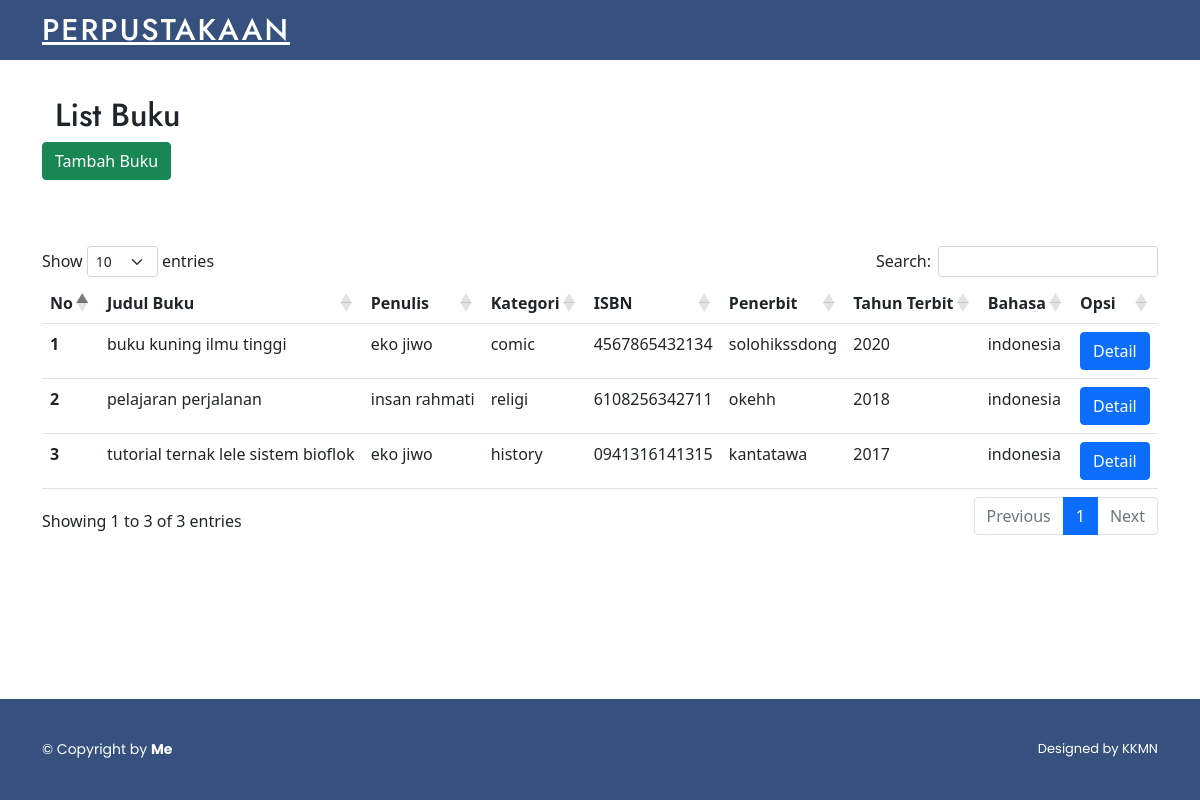
The page / on the database its author committed.
### books/models.py (models this page shows, shortened)
class Book(models.Model):
    title = models.CharField(max_length=200)
    author = models.ForeignKey(Author, on_delete=models.CASCADE)
    description = models.TextField()
    category = models.ForeignKey(Category, on_delete=models.SET_NULL, null=True)
    isbn = models.CharField(max_length=13, unique=True)
    publisher = models.CharField(max_length=100)
    publication_date = models.DateField()
    num_pages = models.IntegerField()
    language = models.CharField(max_length=50)
    pdf = models.FileField(upload_to='books/pdfs/')
    cover = models.ImageField(upload_to='books/covers/', null=True, blank=True)
    created_at = models.DateTimeField(default=timezone.now)
    updated_at = models.DateTimeField(auto_now=True)

class Author(models.Model):
    first_name = models.CharField(max_length=100)
    last_name = models.CharField(max_length=100)
    biography = models.TextField(null=True, blank=True)

class Category(models.Model):
    name = models.CharField(max_length=100)

### books/views.py (the view)
# urls.py: path('', views.book_list, name='book_list'),
def book_list(request):
    books = Book.objects.all()
    return render(request, 'book_list.html', {'books':books})

### templates/book_list.html (shortened to what this page needs)
<!doctype html>
<html lang="en">
  <head>
  <link rel="stylesheet" href="https://cdn.datatables.net/1.12.1/css/dataTables.bootstrap5.min.css">
  <link href="static/assets/vendor/aos/aos.css" rel="stylesheet">
  <link href="static/assets/vendor/bootstrap/css/bootstrap.min.css" rel="stylesheet">
  <link href="static/assets/vendor/bootstrap-icons/bootstrap-icons.css" rel="stylesheet">
  <link href="static/assets/vendor/boxicons/css/boxicons.min.css" rel="stylesheet">
  <link href="static/assets/vendor/glightbox/css/glightbox.min.css" rel="stylesheet">
  <link href="static/assets/vendor/remixicon/remixicon.css" rel="stylesheet">
  <link href="static/assets/vendor/swiper/swiper-bundle.min.css" rel="stylesheet">
  <link href="static/assets/css/style.css" rel="stylesheet">
  <link href="https://cdn.jsdelivr.net/npm/bootstrap@5.1.3/dist/css/bootstrap.min.css" rel="stylesheet">
  </head>
  <body>
    <header id="header" class="fixed-top " style="background-color: #37517e;">
      <div class="container d-flex align-items-center" >
        <h1 class="logo me-auto"><a href="/">Perpustakaan</a></h1>
      </div>
    </header>
    <br><br>
    <div class="container mt-5">
        <h2 style="margin-left: 13px;">List Buku</h2>
        <div class="mb-3">
            <a href="{% url 'books:book_create' %}" class="btn btn-success">Tambah Buku</a>
        </div>
        <section style="padding-top: 50px; width: 100%; height: 100%; background-color: white;">
            <div class="table-responsive">
                <table class="table table-hover data_table" id="data_table">
                    <thead>
                        <tr>
                            <th scope="col">No</th>
                            <th scope="col">Judul Buku</th>
                            <th scope="col">Penulis</th>
                            <th scope="col">Kategori</th>
                            <th scope="col">ISBN</th>
                            <th scope="col">Penerbit</th>
                            <th scope="col">Tahun Terbit</th>
                            <th scope="col">Bahasa</th>
                            <th scope="col">Opsi</th>
                        </tr>
                    </thead>
                    <tbody>
                        {% for book in books %}
                        <tr>
                            <th scope="row">{{ forloop.counter }}</th>
                            <td>{{ book.title }}</td>
                            <td>{{ book.author.first_name }} {{ book.author.last_name }}</td>
                            <td>{{ book.category.name }}</td>
                            <td>{{ book.isbn }}</td>
                            <td>{{ book.publisher }}</td>
                            <td>{{ book.publication_date.year }}</td>
                            <td>{{ book.language }}</td>
                            <td>
                                <a class="btn btn-primary" href="{% url 'books:book_detail' book.id %}">Detail</a>
                            </td>
                        </tr>
                        {% endfor %}
                    </tbody>
                </table>
            </div>
        </section>
    </div>
  <footer id="footer">
    <div class="container footer-bottom clearfix">
      <div class="copyright" style="font-family: Poppins;">
        &copy; Copyright by <strong><span>Me</span></strong>
      </div>
      <div class="credits" style="font-family: Poppins;">
        Designed by KKMN
      </div>
    </div>
  </footer>
  </body>
</html>

### static/assets/css/style.css (style rules this page uses)
body { font-family:"Open Sans", sans-serif; color: #444444; }
a { color: #47b2e4; text-decoration: none; }
h1, h2, h3, h4, h5, h6 { font-family: "Jost", sans-serif; }
#header { transition: all 0.5s; z-index: 997; padding: 15px 0; }
#header .logo { font-size: 30px; margin: 0; padding: 0; line-height: 1; font-weight: 500; letter-spacing: 2px; text-transform: uppercase; }
#header .logo a { color: #fff; }
section { padding: 60px 0; overflow: hidden; }
#footer { margin-top: auto; font-size: 14px; background: #37517e; }
#footer .footer-bottom { padding-top: 30px; padding-bottom: 30px; color: #fff; }
#footer .copyright { float: left; }
#footer .credits { float: right; font-size: 13px; }

### templates/book_list.html (style rules this page uses)
html, body { height: 100%; margin: 0; display: flex; flex-direction: column; }
#footer { margin-top: auto; background: #37517e; color: white; padding: 10px 0; text-align: center; }

### rows shown on the page
Book: title "buku kuning ilmu tinggi", author.first_name "eko", author.last_name "jiwo", category.name "comic", isbn "4567865432134", publisher "solohikssdong", publication_date.year "2020", language "indonesia"
Book: title "pelajaran perjalanan", author.first_name "insan", author.last_name "rahmati", category.name "religi", isbn "6108256342711", publisher "okehh", publication_date.year "2018", language "indonesia"
Book: title "tutorial ternak lele sistem bioflok", author.first_name "eko", author.last_name "jiwo", category.name "history", isbn "0941316141315", publisher "kantatawa", publication_date.year "2017", language "indonesia"
